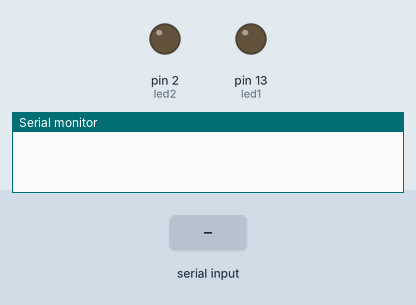
This sketch was run on a simulated Arduino Uno, built with avr-gcc and run on an emulated ATmega328P. Parts: output pins drawn as LEDs (lit = HIGH), the last lines printed to the serial monitor. The test bench sets the inputs (shaded band).

Above: at 1.2 s.
1.3 s: "A" received over Serial
At 2.1 s:
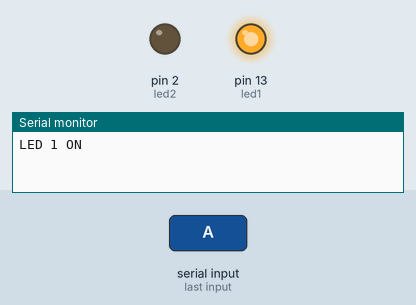
2.8 s: "B" received over Serial
At 3.2 s:
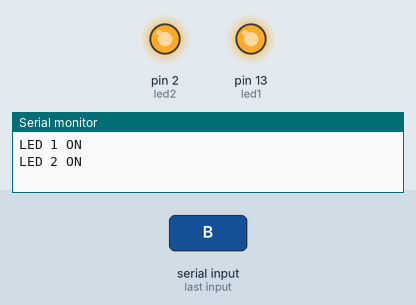
4.3 s: "a" received over Serial
At 5.5 s:
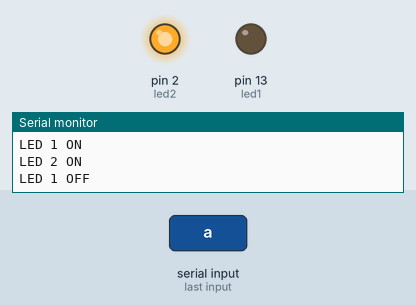
5.8 s: "b" received over Serial
At 6.7 s:
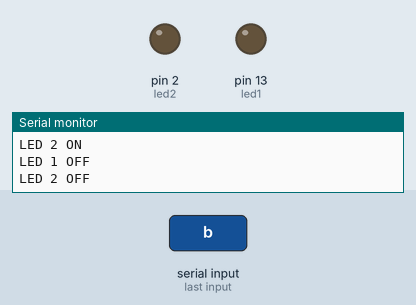
Timing chart, 0 to 8.3 s (numbered marks = the images above; inputs shaded):
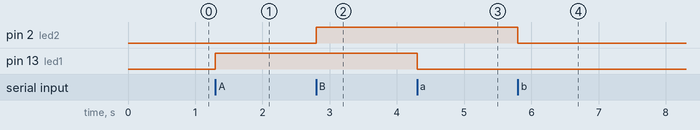

The sketch:

ZU6_SerialInput3.ino
```cpp
int incomingByte = 0;
int led1 = 13;
int led2 = 2;

void setup() {
  Serial.begin(115200);
  pinMode(led1, OUTPUT);
  pinMode(led2, OUTPUT);
}

void loop() {
  if (Serial.available()) {
    // read the incoming byte:
    incomingByte = Serial.read();

    switch (char(incomingByte)) {
      case 'A':
        Serial.println("LED 1 ON");
        ledOn(led1);
        break;
      case 'a':
        Serial.println("LED 1 OFF");
        ledOff(led1);
        break;
      case 'B':
        Serial.println("LED 2 ON");
        ledOn(led2);
        break;
      case 'b':
        Serial.println("LED 2 OFF");
        ledOff(led2);
        break;
      default:
        Serial.println("Oops");
    }

    // say what you got:
    //Serial.print("I received: ");
    //Serial.println(char(incomingByte));
  }
}

void ledOn(int pin) {
  digitalWrite(pin, HIGH);
}

void ledOff(int pin) {
  digitalWrite(pin, LOW);
}
```

Measured:
- after the input at 1.3 s, pin 13 (led1): LOW → HIGH at once
- after the input at 2.8 s, pin 2 (led2): LOW → HIGH at once
- after the input at 4.3 s, pin 13 (led1): HIGH → LOW at once
- after the input at 5.8 s, pin 2 (led2): HIGH → LOW at once
